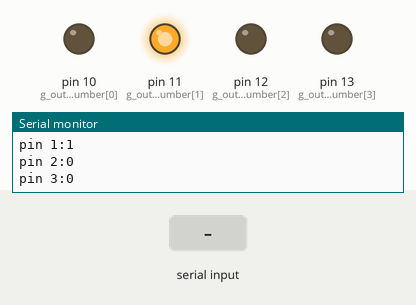
A sketch run on a simulated Arduino Uno, built with avr-gcc and run on an emulated ATmega328P. Shown: output pins drawn as LEDs (lit = HIGH), the last lines printed to the serial monitor. Dashed ring = blinking. The inputs (shaded band) are chosen by the test bench.

Above: at 1.2 s.
1.3 s: "1" received over Serial
At 2.12 s:
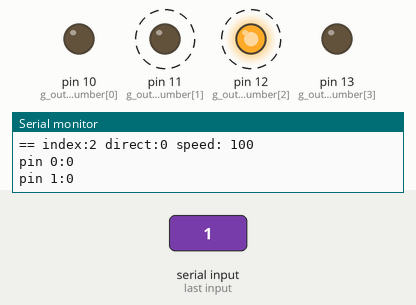
4.3 s: "0" received over Serial
At 5.1 s:
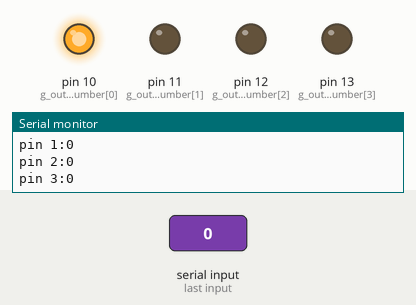
5.8 s: "90,45\n" received over Serial
At 7.7 s:
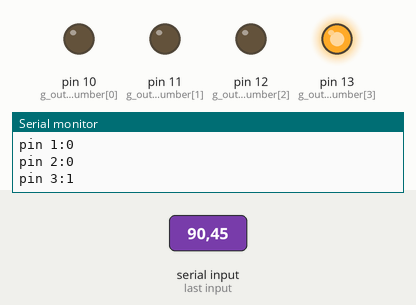
Timing chart, 0 to 14.8 s (numbered marks = the images above; inputs shaded):
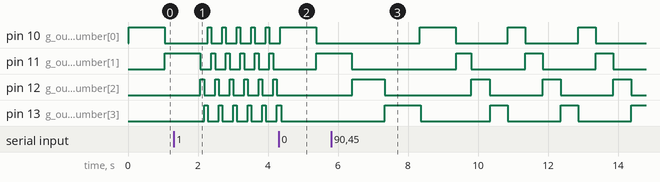

The sketch:

ex3-2.ino
```cpp
/*
 將Arduino Serial串列所接收到的 R/L控制四顆LED的位移方向 與 0~9控制位移速度

 陳建榮
 2018/08/18
*/
const byte g_outputPinNumber[]= {10,11,12,13};
bool g_direction = false;
byte g_ledIndex = 0;
char g_val=0;
int g_speed = 1000;

void setup()
{
  // initialize pin mode
  for (int i =0; i < 4; i++)
  pinMode(g_outputPinNumber[i], OUTPUT);

  Serial.begin(9600);
  Serial.println("--- Start Serial Monitor SEND_RCVE ---");
}

void loop()
{
  if (Serial.available()){
    g_val = Serial.read();
    Serial.print(String("Received char: ")+ g_val +" (") ;
    Serial.print(g_val, DEC) ;
    Serial.println(")");
  }
  switch(g_val){
    case 'l':
    case 'L':
      g_direction = true;
      break;
    case 'r':
    case 'R':
      g_direction = false;
      break;
    case '1' ... '9':
        g_speed = (g_val - '0') * 100;
        break;
    case '0':
        g_speed  = 1000;
        break;
  }
  on_off_led(g_ledIndex, g_direction, g_speed);
  g_ledIndex ++;
  if (g_ledIndex>3)
    g_ledIndex = 0;
}

// on/off LED
void on_off_led(int index, bool direct, int speed){
  index = abs(3*direct-index);
  Serial.println(String("== index:")+ index + " direct:"+direct + " speed: "+ speed);
  for (int i =0; i< 4 ; i++){
    bool on = (i == index);
    Serial.println(String("pin ") + i + ":"+ on );
    digitalWrite(g_outputPinNumber[i],on);
  }
  delay(speed);
}
```

Measured:
- after the input at 4.3 s, pin 12 (g_outputPinNumber[2]): stops changing and stays LOW; pin 13 (g_outputPinNumber[3]): goes on until 4.4 s, then stays LOW
- by itself, pin 10 (g_outputPinNumber[0]): repeats every 2.0 s: LOW 1.5 s, HIGH 0.50 s
- by itself, pin 12 (g_outputPinNumber[2]), pin 13 (g_outputPinNumber[3]): alternates HIGH for 0.10 s and LOW for 0.31 s
